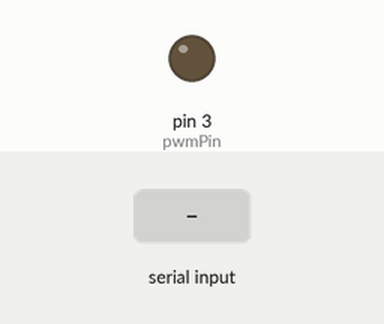
Recording of a program running on a simulated Arduino Uno, built with avr-gcc and run on an emulated ATmega328P. Shown: output pins drawn as LEDs (lit = HIGH). The inputs (shaded band) are chosen by the test bench.

Above: at 1.2 s.
1.3 s: "90,45\n" received over Serial
At 2.4 s:
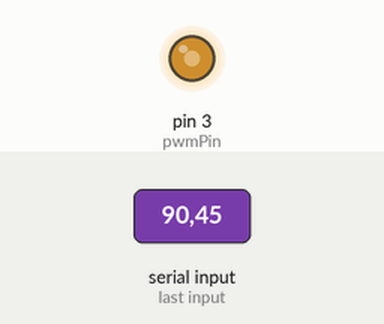
2.8 s: "30,150\n" received over Serial
At 3.5 s:
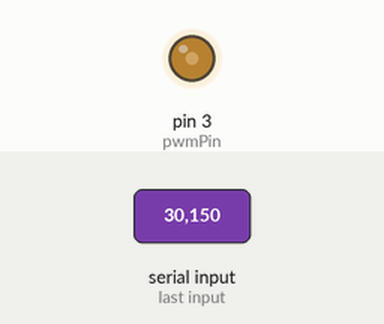
4.3 s: "5\n" received over Serial
At 4.6 s:
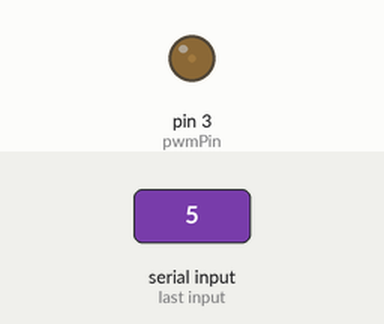
Timing chart, 0 to 7.3 s (numbered marks = the images above; inputs shaded):
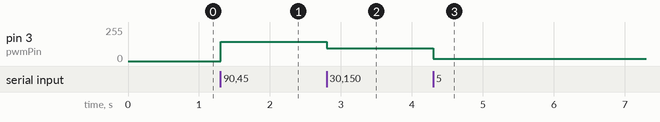

Measured:
- after the input at 1.3 s, pin 3 (pwmPin): 0/255 → 145/255 at once
- after the input at 2.8 s, pin 3 (pwmPin): 145/255 → 97/255 at once
- after the input at 4.3 s, pin 3 (pwmPin): 97/255 → 16/255 at once

The program:

main.cpp
```cpp
#include "Arduino.h"

const int pwmPin = 3; // digital PWM pin 9

int pwmVal = 1; // The PWM Value
unsigned long time;
unsigned int rpm;
String stringRPM;

void setup()
{
	// generate 25kHz PWM pulse rate on Pin 3
	pinMode(pwmPin, OUTPUT); // OCR2B sets duty cycle

	// Set up Fast PWM on Pin 3
	TCCR2A = 0x23; // COM2B1, WGM21, WGM20

	// Set prescaler
	TCCR2B = 0x0A; // WGM21, Prescaler = /8

	// Set TOP and initialize duty cycle to zero(0)
	OCR2A = 79; // TOP DO NOT CHANGE, SETS PWM PULSE RATE
	OCR2B = 0; // duty cycle for Pin 3 (0-79) generates 1 500nS pulse even when 0

	digitalWrite(2, HIGH); // Starts reading
	Serial.begin(9600);
}

void loop()
{

	// unsigned int x = 0U;
	// ramp up fan speed by increasing duty cycle every 200mS, takes 16 seconds
	// for(x = 0; x < 80; x++) {
	//  OCR2B = x;    // set duty cycle
	//  getRPMS();
	//  Serial.println(x);
	//  delay(200);
	//}

	// Wait for serial
	while(Serial.available() == 0)
		;

	int val = Serial.parseInt();
	if(val > 0 && val < 80)
	{
		OCR2B = val;
	}
}

void getRPMS()
{
	time = pulseIn(2, HIGH);
	rpm = (1000000 * 60) / (time * 4);
	stringRPM = String(rpm);
	if(stringRPM.length() < 5)
	{
		Serial.println(rpm, DEC);
	}
}
```
